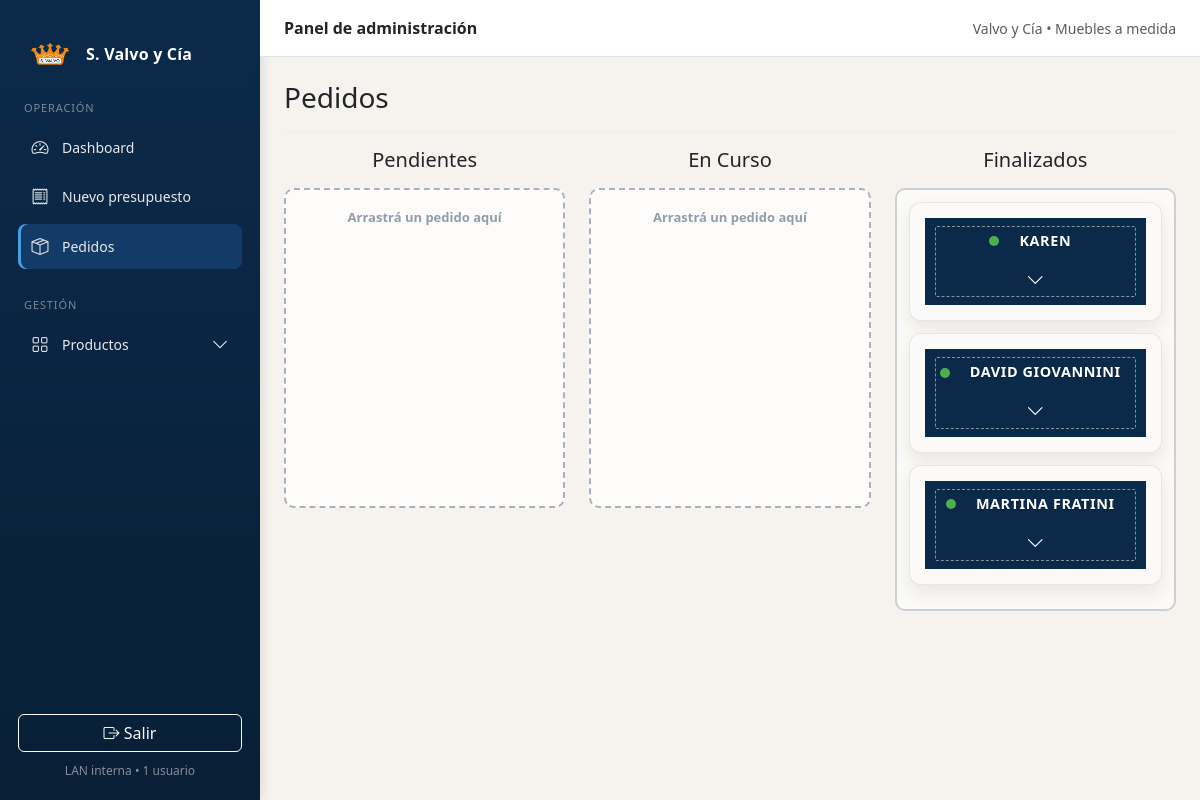
Screenshot of /pedidos (signed in) with the database file from the repository.
### app/models.py (models this page shows)
class Pedido(db.Model):
    id = db.Column(db.Integer, primary_key=True)
    cliente = db.Column(db.String(150), nullable=False)
    telefono = db.Column(db.String(50))
    direccion = db.Column(db.String(200))
    email = db.Column(db.String(120))
    observaciones = db.Column(db.Text)
    total = db.Column(db.Float, nullable=False)
    estado = db.Column(db.String(20), default="PENDIENTE", nullable=False)
    created_at = db.Column(db.DateTime, default=datetime.utcnow, nullable=False)
    pendiente_at = db.Column(db.DateTime, nullable=True)
    en_curso_at = db.Column(db.DateTime, nullable=True)
    finalizado_at = db.Column(db.DateTime, nullable=True)
    monto_sena = db.Column(db.Float, nullable=True)
    forma_pago_preferida = db.Column(db.String(50), nullable=True)
    activo = db.Column(db.Boolean, nullable=False, default=True)
    stock_descontado = db.Column(db.Boolean, nullable=False, default=False, server_default='0')
    items = db.relationship(
        "PedidoItem",
        back_populates="pedido",
        cascade="all, delete-orphan"
    )
    pagos = db.relationship(
        "Pago",
        back_populates="pedido",
        cascade="all, delete-orphan"
    )

### app/routes.py (the view)
    @app.get("/pedidos")
    @login_required
    def pedidos():
        return render_template(
            "pedidos.html",
            pedidos_pendientes=pedidos_por_estado("PENDIENTE"),
            pedidos_en_curso=pedidos_por_estado("EN_CURSO"),
            pedidos_finalizados=pedidos_por_estado("FINALIZADO"),
        )

### app/models.py (called while the page is built)
@login_manager.user_loader
def load_user(user_id):
    return User.query.get(int(user_id))

### app/templates/pedidos.html (shortened to what this page needs)
{% extends "base.html" %}
{% block content %}
<h3 class="mb-3">Pedidos</h3>
<div class="pedidos-board">
  <hr class="mb-3">
  <div class="row g-4">
    <div class="col-md-4">
      <h5 class="text-center mb-3">Pendientes</h5>
      <div class="kanban-column" id="PENDIENTE">
      </div>
    </div>
    <div class="col-md-4">
      <h5 class="text-center mb-3">En Curso</h5>
      <div class="kanban-column" id="EN_CURSO">
      </div>
    </div>
    <div class="col-md-4">
      <h5 class="text-center mb-3">Finalizados</h5>
      <div class="kanban-column" id="FINALIZADO">
        {% for p in pedidos_finalizados %}
          {% set fecha_estado = '-' %}
          {% if p.estado == 'PENDIENTE' and p.pendiente_at %}
            {% set fecha_estado = p.pendiente_at.strftime('%d/%m/%Y') %}
          {% elif p.estado == 'EN_CURSO' and p.en_curso_at %}
            {% set fecha_estado = p.en_curso_at.strftime('%d/%m/%Y') %}
          {% elif p.estado == 'FINALIZADO' and p.finalizado_at %}
            {% set fecha_estado = p.finalizado_at.strftime('%d/%m/%Y') %}
          {% endif %}
          {% set deb = (p.total or 0) - (p.monto_sena or 0) %}
          {% set deb_clase = 'text-danger' if deb > 0 else 'text-success' %}
          <div class="pedido-card pedido-nueva"
               data-id="{{ p.id }}"
               data-created="{{ p.created_at.strftime('%d/%m/%Y') if p.created_at else '-' }}">
            <div class="pedido-header">
              <div class="pedido-title-wrap estado-{{ p.estado|lower }}">
                <span class="estado-dot"></span>
                <span class="pedido-title">{{ (p.cliente or '-')|upper }}</span>
              </div>
              <button type="button" class="pedido-toggle" aria-label="Desplegar/ocultar">
                <i class="bi bi-chevron-down"></i>
              </button>
            </div>
          </div>
        {% endfor %}
      </div>
    </div>
  </div>
</div>
{% endblock %}

### app/static/styles.css (style rules this page uses)
.kanban-column { padding: 12px; border-radius: 10px; background: rgba(255,255,255,.55); border: 2px solid rgba(11,42,74,.20); height: auto; transition: background .15s ease, border-color .15s ease, min-height .15s ease; }
.kanban-column.is-empty { min-height: 320px; background: rgba(255,255,255,.75); border: 2px dashed rgba(11,42,74,.35); position: relative; padding-top: 18px; }
.kanban-column.is-empty::after { content: "Arrastrá un pedido aquí"; display: block; text-align: center; font-size: 13px; color: rgba(11,42,74,.45); font-weight: 600; margin-bottom: 10px; }
.pedido-card { background: #fff; border-radius: 10px; padding: 15px; margin-bottom: 12px; cursor: grab; transition: box-shadow .2s ease; }
.pedido-nueva { border: 1px solid rgba(0,0,0,.08); border-radius: 12px; overflow: hidden; background: #fbfaf8; box-shadow: 0 8px 18px rgba(0,0,0,.08); user-select: none; margin-bottom: 12px; cursor: grab; }
.pedido-header { position: relative; padding: 14px 14px 12px; background: #0b2a4a; color: #fff; text-align: center; font-weight: 800; letter-spacing: .6px; }
.pedido-header:before { content:""; position:absolute; left:10px; right:10px; top:8px; bottom:8px; border-radius: 2px; border: 1px dashed rgba(255,255,255,.55); pointer-events:none; opacity:.9; }
.pedido-title { font-size: 15px; line-height: 1.3; padding: 0 10px; text-shadow: 0 1px 0 rgba(0,0,0,.25); white-space: nowrap; overflow: hidden; text-overflow: ellipsis; }
.pedido-toggle { border: none; background: transparent; box-shadow: none; padding: 0; margin: 10px auto 0; cursor: pointer; display: inline-grid; place-items: center; }
.pedido-toggle i { color: #fff; font-size: 18px; pointer-events:none; transition: transform .18s ease; }
.pedido-title { font-weight:600; font-size:0.9rem; }
.pedido-header { display:flex; flex-direction:column; align-items:center; justify-content:center; gap:6px; text-align:center; }
.pedido-title-wrap { display:flex; align-items:center; justify-content:center; gap:10px; font-weight:600; }
.estado-dot { width:10px; height:10px; border-radius:50%; display:inline-block; animation: estadoPulse 1.6s infinite; }
.estado-finalizado .estado-dot { background:#4caf50; }
.pedidos-board hr { border: none; border-top: 1px solid rgba(0,0,0,0.08); }

### rows the page displays
Pedido: cliente "KAREN"
Pedido: cliente "DAVID GIOVANNINI"
Pedido: cliente "MARTINA FRATINI"
